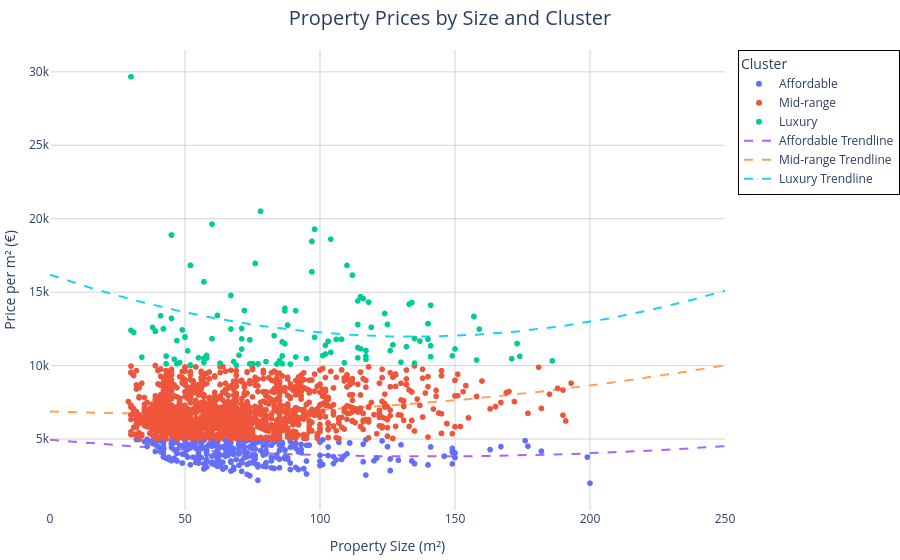

The cell this chart's notebook holds for it:
### Code cell
import pandas as pd
import plotly.express as px
from sklearn.preprocessing import PolynomialFeatures
import numpy as np

# Load the dataset
file_path = 'cleaned_properties_with_price_per_m2.csv'
data = pd.read_csv(file_path)

# Step 1: Prepare the data
# Drop rows with missing values and limit Size to 400 m²
data = data.dropna(subset=['Size', 'Price/m2'])
data = data[data['Size'] <= 400]

# Step 2: Define clusters based on Price/m²
def classify_price(price):
    if price > 10000:  # Threshold for luxury
        return 'Luxury'
    elif price < 5000:  # Threshold for affordable
        return 'Affordable'
    else:
        return 'Mid-range'

data['Cluster'] = data['Price/m2'].apply(classify_price)

# Step 3: Scatter plot with polynomial regression lines
fig = px.scatter(
    data,
    x='Size',
    y='Price/m2',
    color='Cluster',
    title="Property Prices by Size and Cluster",
    labels={'Size': 'Size (m²)', 'Price/m2': 'Price per m² (€)', 'Cluster': 'Category'},
    hover_data=['Postcode']
)

# Step 4: Add polynomial regression lines for each cluster
# Fit polynomial regression models for each cluster
clusters = data['Cluster'].unique()
regression_lines = []

for cluster in clusters:
    cluster_data = data[data['Cluster'] == cluster]
    X = cluster_data[['Size']].values
    y = cluster_data['Price/m2'].values

    if len(cluster_data) > 1:  # Fit regression if enough data points exist
        poly = PolynomialFeatures(degree=2, include_bias=False)
        X_poly = poly.fit_transform(X)

        model = LinearRegression()
        model.fit(X_poly, y)
        regression_lines.append({
            'Cluster': cluster,
            'Coefficients': model.coef_,
            'Intercept': model.intercept_,
            'Poly': poly
        })

# Add polynomial regression lines to the scatter plot
x_range = np.linspace(0, 250, 300).reshape(-1, 1)
for line in regression_lines:
    y_range = line['Poly'].transform(x_range) @ line['Coefficients'] + line['Intercept']
    fig.add_scatter(
        x=x_range.flatten(),
        y=y_range,
        mode='lines',
        name=f"{line['Cluster']} Trendline",
        line=dict(dash='dash')
    )

# Customize layout for better visibility
fig.update_layout(
    plot_bgcolor='white',
    xaxis=dict(
        gridcolor='lightgray',
        title="Property Size (m²)"
    ),
    yaxis=dict(
        gridcolor='lightgray',
        title="Price per m² (€)"
    ),
    legend=dict(
        title="Cluster",
        bordercolor="black",
        borderwidth=1
    ),
    title=dict(
        x=0.5,  # Center the title
        font=dict(size=20)
    ),
    margin={"r": 0, "t": 50, "l": 50, "b": 50}
)

fig.show()

### Figure 1 — Plotly figure (JSON) as saved in the notebook; plotly's stock layout.template omitted (floating-point values rounded to 4 significant figures; data arrays with more than 128 entries replaced by an {"elided": "..."} marker saying what was removed)
{"data": [{"customdata": {"elided": "421x1 int values"}, "hovertemplate": "Category=Affordable<br>Size (m²)=%{x}<br>Price per m² (€)=%{y}<br>Postcode=%{customdata[0]}<extra></extra>", "legendgroup": "Affordable", "marker": {"color": "#636efa", "symbol": "circle"}, "mode": "markers", "name": "Affordable", "showlegend": true, "type": "scattergl", "x": {"elided": "421 int values"}, "xaxis": "x", "y": {"elided": "421 float values"}, "yaxis": "y"}, {"customdata": {"elided": "2129x1 int values"}, "hovertemplate": "Category=Mid-range<br>Size (m²)=%{x}<br>Price per m² (€)=%{y}<br>Postcode=%{customdata[0]}<extra></extra>", "legendgroup": "Mid-range", "marker": {"color": "#EF553B", "symbol": "circle"}, "mode": "markers", "name": "Mid-range", "showlegend": true, "type": "scattergl", "x": {"elided": "2129 int values"}, "xaxis": "x", "y": {"elided": "2129 float values"}, "yaxis": "y"}, {"customdata": {"elided": "175x1 int values"}, "hovertemplate": "Category=Luxury<br>Size (m²)=%{x}<br>Price per m² (€)=%{y}<br>Postcode=%{customdata[0]}<extra></extra>", "legendgroup": "Luxury", "marker": {"color": "#00cc96", "symbol": "circle"}, "mode": "markers", "name": "Luxury", "showlegend": true, "type": "scattergl", "x": {"elided": "175 int values"}, "xaxis": "x", "y": {"elided": "175 float values"}, "yaxis": "y"}, {"line": {"dash": "dash"}, "mode": "lines", "name": "Affordable Trendline", "type": "scatter", "x": {"elided": "300 float values"}, "y": {"elided": "300 float values"}}, {"line": {"dash": "dash"}, "mode": "lines", "name": "Mid-range Trendline", "type": "scatter", "x": {"elided": "300 float values"}, "y": {"elided": "300 float values"}}, {"line": {"dash": "dash"}, "mode": "lines", "name": "Luxury Trendline", "type": "scatter", "x": {"elided": "300 float values"}, "y": {"elided": "300 float values"}}], "layout": {"legend": {"bordercolor": "black", "borderwidth": 1, "title": {"text": "Cluster"}, "tracegroupgap": 0}, "margin": {"b": 50, "l": 50, "r": 0, "t": 50}, "plot_bgcolor": "white", "title": {"font": {"size": 20}, "text": "Property Prices by Size and Cluster", "x": 0.5}, "xaxis": {"anchor": "y", "domain": [0, 1], "gridcolor": "lightgray", "title": {"text": "Property Size (m²)"}}, "yaxis": {"anchor": "x", "domain": [0, 1], "gridcolor": "lightgray", "title": {"text": "Price per m² (€)"}}}}
